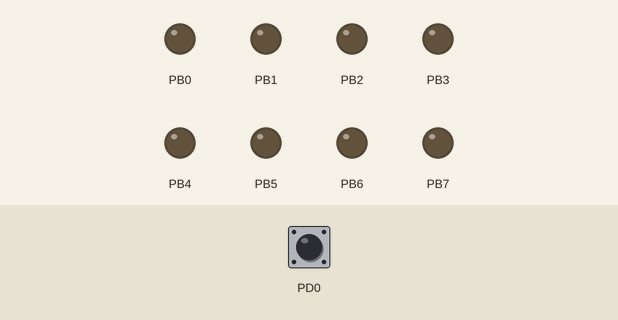
Recording of a program running on a simulated ATtiny2313, built with avr-gcc and emulated at 0.8 MHz. Parts: output pins drawn as LEDs (lit = HIGH). The inputs (shaded band) are chosen by the test bench; at power-on: PD0 HIGH.

Above: at 0.05 s.
At 0.32 s:
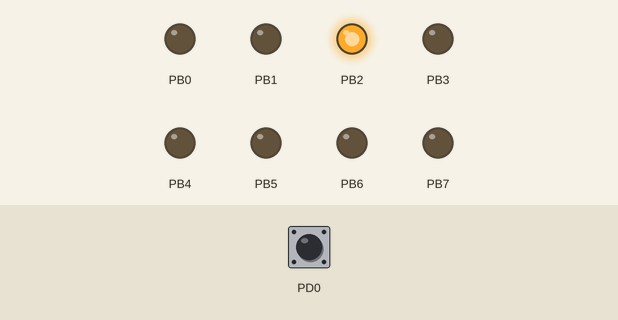
At 0.72 s:
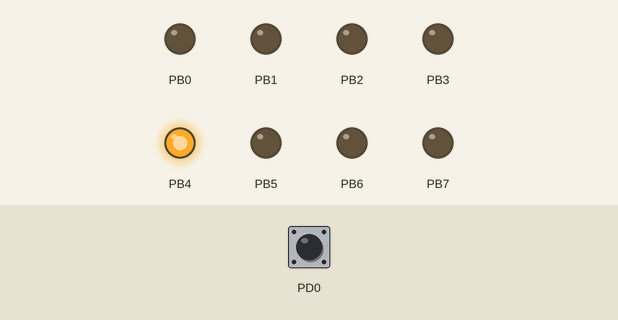
At 1.37 s:
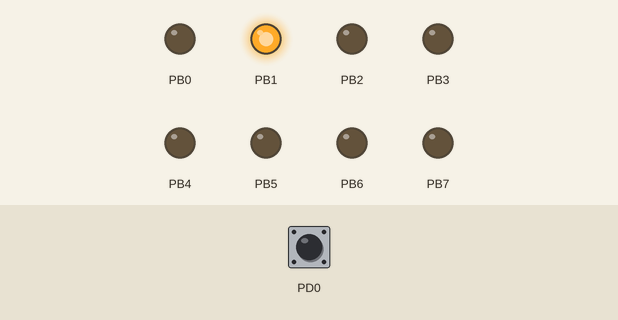
At 2.17 s:
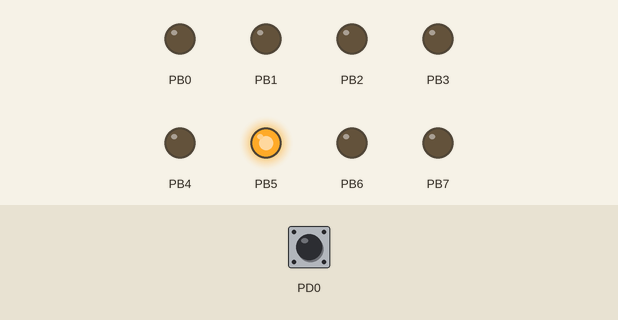
At 2.92 s:
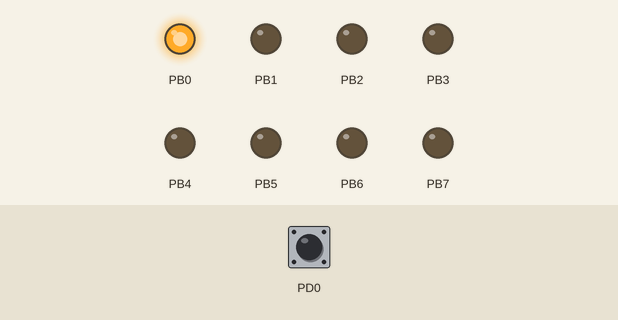
Timing chart, 0 to 3.2 s (numbered marks = the images above):
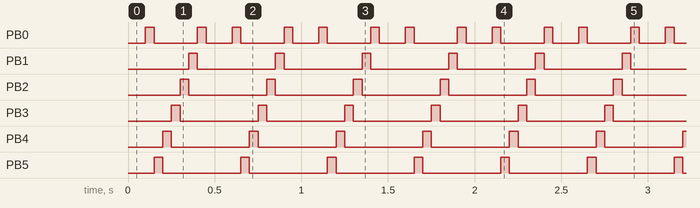

The program:

main.c
```c
/*
 * Sigida.RunSeg.c
 * Created: 11-Feb-20 10:13:24 PM
 * Author : Denis
 */


#include <avr/io.h>
#include <util/delay.h>

#define TIME 50
#define F_CPU 800000UL


//Основаня программа
int main(void)
{
	PORTB=0x00;
	DDRB=0xFF;
	PORTD=0xFF;
	DDRD=0x00;
    while (1)
    {

		//Проверяем PORTB если на первом пине true, тогда поочередно
		//выводит элементы массива в котором лежат двоичный код
		//зажигания каждого сегмента по отдельности, если отжата то
		//выводим в обратном направлении

		//Если кнопка нажата
		if ((PIND&0x01)==0)
			{
				_delay_ms(100);
				char runCode [] = {0b00000001,0b00000010,0b00000100,0b00001000,0b00010000,0b00100000,0b00000001};
				for (char i=0;i<=7;i++)
				{
					PORTB=runCode[i];
					_delay_ms(TIME);
				}
		}//Если кнопка отжата
		else
		{
			_delay_ms(100);
			char runCode [] = {0b00000001,0b00100000,0b00010000,0b00001000,0b00000100,0b00000010,0b00000001};
			for (char i=0;i<=7;i++)
			{
				PORTB=runCode[i];
				_delay_ms(TIME);
			}
		}
    }

	return 0;
}
```

Measured:
- by itself, PB0: repeats every 0.50 s: LOW 0.25 s, HIGH 0.05 s, LOW 0.15 s, HIGH 0.05 s
- by itself, PB1–5: alternates HIGH for 0.05 s and LOW for 0.45 s
- by itself, everything shown: repeats every 0.50 s, in 8 steps
